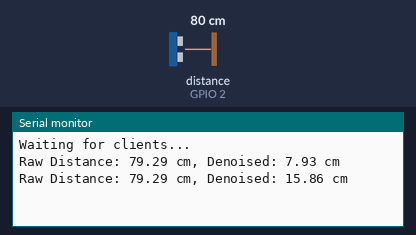
Simulated run of this program. Board: Seeed XIAO ESP32-S3. Parts: the last lines printed to the serial monitor. Wiring (inferred from the names in the program): ultrasonic range finder: trigger GPIO 1; echo GPIO 2. The test bench sets the inputs (shaded band); at power-on: distance to the obstacle (sensor on GPIO 2) 80 cm. The echo pulse lasts 58.3 µs per cm; nothing arrives over Bluetooth unless stated; a phone connects over Bluetooth LE 3 s after start.

Above: at 1.8 s.
1.9 s: distance to the obstacle (sensor on GPIO 2) set to 2 cm
At 3.8 s:
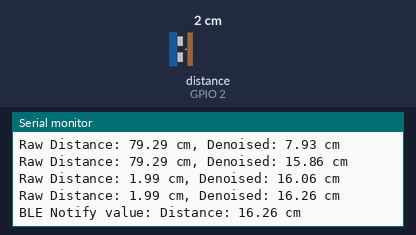
5.5 s: distance to the obstacle (sensor on GPIO 2) set to 35 cm
At 9.5 s:
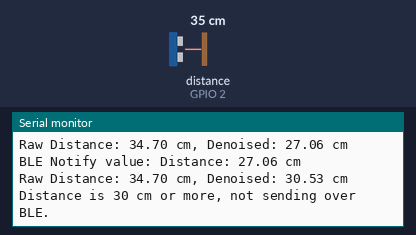
Timing chart, 0 to 11.0 s (numbered marks = the images above; inputs shaded):
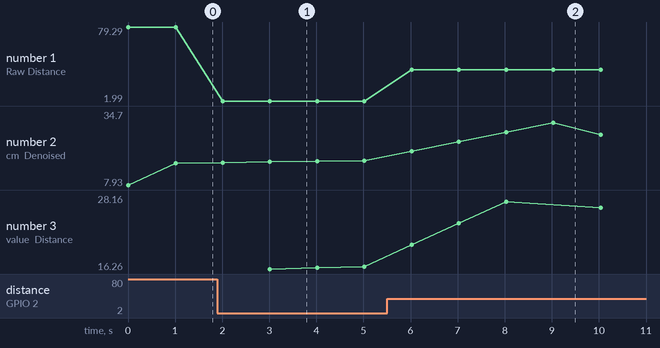

Measured:
- after the input at 1.9 s, the serial monitor: prints a new line after 0.11 s (image 1)
- after the input at 5.5 s, the serial monitor: prints a new line after 0.52 s (image 2)
- plotted number 1: 79.29 → 1.99 after the input at 1.9 s, 1.99 → 34.7 after the input at 5.5 s
- plotted number 2: 15.86 → 16.65 after the input at 1.9 s, 16.65 → 34.7 after the input at 5.5 s
- plotted number 3: 16.65 → 28.16 after the input at 5.5 s

The program:

main.cpp
```cpp
#include <Arduino.h>
#include <BLEDevice.h>
#include <BLEServer.h>
#include <BLEUtils.h>
#include <BLE2902.h>
#include <stdlib.h>

BLEServer* pServer = NULL;
BLECharacteristic* pCharacteristic = NULL;
bool deviceConnected = false;
bool oldDeviceConnected = false;
unsigned long previousMillis = 0;
const long interval = 1000; // Interval at which to send data over BLE (if conditions are met).

// HC-SR04 Pins
const int trigPin = 1;
const int echoPin = 2;

// Sensor data and DSP variables
float distance;
const int numReadings = 10;
float readings[numReadings]; // the readings from the sensor
int readIndex = 0;           // the index of the current reading
float total = 0;             // the running total
float average = 0;           // the average

#define SERVICE_UUID        "d4d8b28b-8928-4044-b3b2-fbed8f587fd0"
#define CHARACTERISTIC_UUID "c8e44563-c8f3-4822-8a41-9f4df10fa9ac"

class MyServerCallbacks : public BLEServerCallbacks {
    void onConnect(BLEServer* pServer) {
        deviceConnected = true;
    };

    void onDisconnect(BLEServer* pServer) {
        deviceConnected = false;
    }
};

// Function to calculate moving average
float calculateMovingAverage(float newDistance) {
    total -= readings[readIndex];
    readings[readIndex] = newDistance;
    total += readings[readIndex];
    readIndex = (readIndex + 1) % numReadings;
    return total / numReadings;
}

void setup() {
    Serial.begin(115200);
    pinMode(trigPin, OUTPUT);
    pinMode(echoPin, INPUT);
    for (int thisReading = 0; thisReading < numReadings; thisReading++) {
        readings[thisReading] = 0;
    }

    BLEDevice::init("welcome");
    pServer = BLEDevice::createServer();
    pServer->setCallbacks(new MyServerCallbacks());
    BLEService *pService = pServer->createService(SERVICE_UUID);
    pCharacteristic = pService->createCharacteristic(
        CHARACTERISTIC_UUID,
        BLECharacteristic::PROPERTY_READ |
        BLECharacteristic::PROPERTY_WRITE |
        BLECharacteristic::PROPERTY_NOTIFY
    );
    pCharacteristic->addDescriptor(new BLE2902());
    pService->start();
    BLEAdvertising *pAdvertising = BLEDevice::getAdvertising();
    pAdvertising->addServiceUUID(SERVICE_UUID);
    pAdvertising->setScanResponse(true);
    pAdvertising->setMinPreferred(0x06);
    pAdvertising->setMinPreferred(0x12);
    BLEDevice::startAdvertising();
    Serial.println("Waiting for clients...");
}

void loop() {
    digitalWrite(trigPin, LOW);
    delayMicroseconds(2);
    digitalWrite(trigPin, HIGH);
    delayMicroseconds(10);
    digitalWrite(trigPin, LOW);
    long duration = pulseIn(echoPin, HIGH);
    distance = duration * 0.034 / 2;

    average = calculateMovingAverage(distance);

    Serial.print("Raw Distance: ");
    Serial.print(distance);
    Serial.print(" cm, Denoised: ");
    Serial.print(average);
    Serial.println(" cm");

if (deviceConnected) {
    // Send new readings to database only if the denoised distance is less than 30 cm
    unsigned long currentMillis = millis();
    if (currentMillis - previousMillis >= interval) {
        if (average < 30) { // Check if the denoised distance is less than 30 cm
            // Prepare the message with the average distance
            String message = "Distance: " + String(average, 2) + " cm";
            // Set the characteristic's value to the message
            pCharacteristic->setValue(message.c_str());
            // Notify the connected device with the new value
            pCharacteristic->notify();
            // Print the message to the Serial monitor for debugging
            Serial.println("BLE Notify value: " + message);
        } else {
            // If the distance is 30 cm or more, you can handle it differently or do nothing
            Serial.println("Distance is 30 cm or more, not sending over BLE.");
        }
        // Update the time of the last transmission
        previousMillis = currentMillis;
    }
}


    if (!deviceConnected && oldDeviceConnected) {
        delay(500);
        pServer->startAdvertising();
        oldDeviceConnected = deviceConnected;
    }

    if (deviceConnected && !oldDeviceConnected) {
        oldDeviceConnected = deviceConnected;
    }
    delay(1000); // Delay to slow down the loop for readability of the serial output.
}
```
